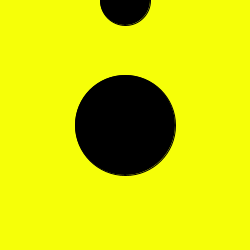
Frame 1 (no input)
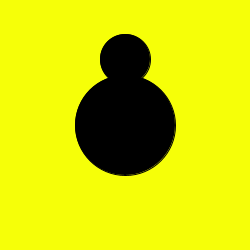
Frame 60 (the mouse pressed at the canvas centre just before this capture)
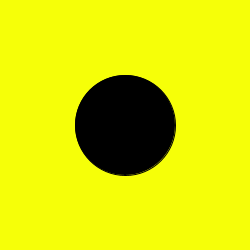
Frame 120 (the mouse held since frame 60 and released just before this capture)

The Processing sketch that drew these frames (run headless with seeded random() and noise(); from frame 60 on, the mouse is pressed at the canvas centre):

// Processing sketch: processing_55012
// ── processing_55012.pde

/* 2c-1 by Sarah Sia
York/Sheridan*/
float y = 0.0;	// y position variable

void setup() 
{ 
  size(250, 250); 
  smooth(); 
  fill(0);
}
void draw() 
{ 
  background(#F6FF08);
  ellipse(125, 125, 100, 100); 
  ellipse(125, y, 50, 50); // get y position 
  y += 1; // speed
  if (y > 350){ y = -50.0;
  }
  }
